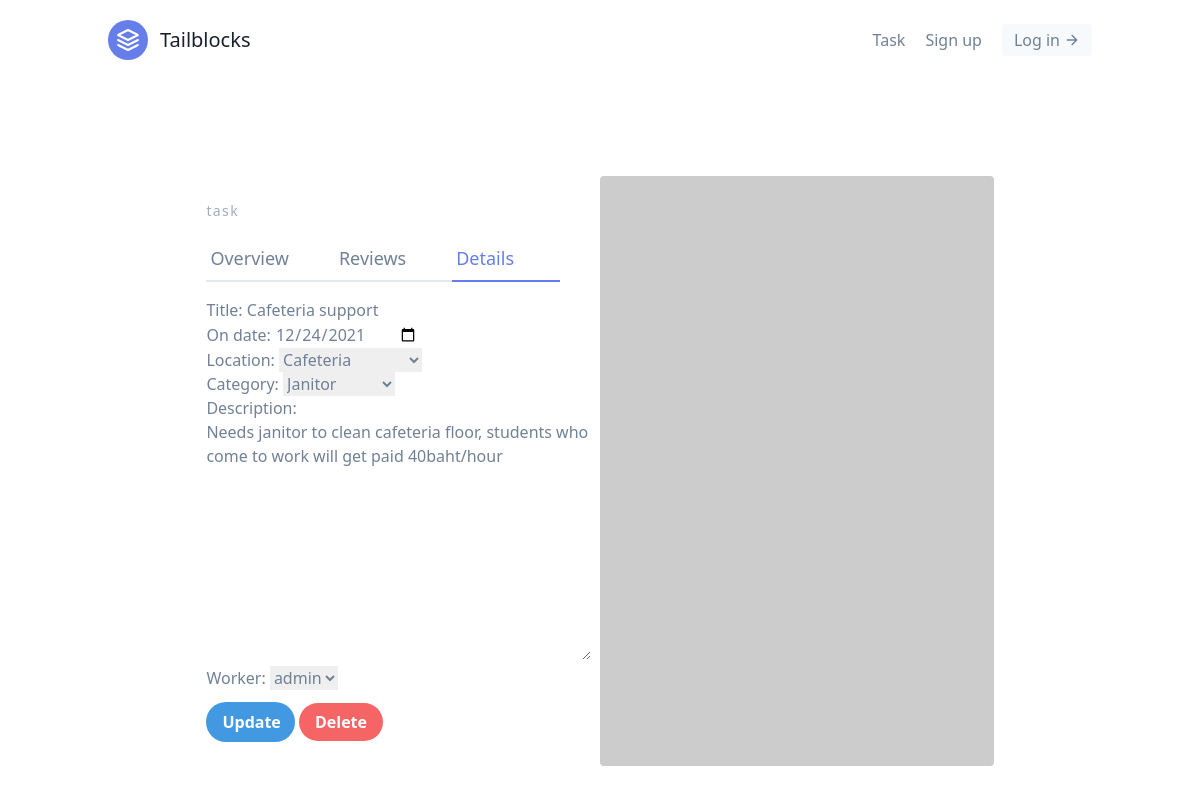
Screenshot of /tasks/6/update with the database file from the repository.
### tasks/models.py (models this page shows, shortened)
class Task(models.Model):
    LOCATION_CHOICES = (
        ('Elizah Hall', 'Elizah Hall'),
        ('Solomon Hall', 'Solomon Hall'),
        ('Eve Hall', 'Eve Hall'),
        ('Sarah Hall', 'Sarah Hall'),
        ('Esther Hall', 'Esther Hall'),
        ('Ruth Hall', 'Ruth Hall'),
        ('Guest House', 'Guest House'),
        ('Library', 'Library'),
        ('Cafeteria', 'Cafeteria'),
        ('IT Building', 'IT Building'),
        ('Admin Building', 'Admin Building'),
        ('Science Building', 'Science Building'),
        ('Hope Channel', 'Hope Channel'),
        ('Church', 'Church')
        )
    CATEGORY_CHOICES = (
        ('Assistant', 'Assistant'),
        ('Monitor', 'Monitor'),
        ('Janitor', 'Janitor'),
        ('Supervisor', 'Supervisor'),
        ('Video Editor', 'Video Editor'),
        ('Chaplain', 'Chaplain')
    )
    date_added = models.DateTimeField(auto_now_add=True)
    title = models.CharField(max_length=100)
    on_date = models.DateField(null=True)
    location = models.CharField(choices=LOCATION_CHOICES, max_length=100)
    category = models.CharField(choices=CATEGORY_CHOICES, max_length=50)
    description = models.TextField(null=True, blank=True)
    worker = models.ForeignKey('Worker', on_delete=CASCADE)

### tasks/views.py (the view, shortened to what this page needs)
# urls.py: path('<int:pk>/update', TaskUpdateView.as_view(), name='task-update'),
class TaskUpdateView(UpdateView):
    template_name = 'tasks/task_update.html'
    queryset = Task.objects.all()
    form_class = TaskModelForm
    context_object_name = 'task'

### tasks/forms.py
class TaskModelForm(forms.ModelForm):
    class Meta:
        model = Task
        fields = fields = '__all__'
        widgets = {
            'on_date': DateInput()
        }

### tasks/models.py (called while the page is built)
    def __str__(self):
        return self.user.username

### tasks/templates/tasks/task_update.html (shortened to what this page needs)
{% extends 'base.html' %} {% block content %}
<section class="text-gray-600 body-font overflow-hidden">
  <div class="container px-5 py-24 mx-auto">
    <div class="lg:w-4/5 mx-auto flex flex-wrap">
      <div class="lg:w-1/2 w-full lg:pr-10 lg:py-6 mb-6 lg:mb-0">
        <h2 class="text-sm title-font text-gray-500 tracking-widest">task</h2>
        <div class="flex mb-4">
          <a href="{% url 'tasks:task-detail' task.pk %}" class="flex-grow border-b-2 border-gray-300 py-2 text-lg px-1">Overview</a>
          <a class="flex-grow border-b-2 border-gray-300 py-2 text-lg px-1">Reviews</a>
          <a href="{% url 'tasks:task-update' task.pk %}" class="flex-grow text-indigo-500 border-b-2 border-indigo-500 py-2 text-lg px-1">Details</a>
        </div>
        <form method="post">
          {% csrf_token %} {{ form.as_p }}
          <button type="submit" class="w-1/4 mt-3 bg-blue-500 hover:bg-blue-700 text-white font-bold py-2 px-4 rounded-full">Update</button>
          <a href="{% url 'tasks:task-delete' task.pk %}" class="w-1/2 mt-3 bg-red-500 hover:bg-red-700 text-white font-bold py-2 px-4 rounded-full">Delete</a>
        </form>
      </div>
      <img alt="ecommerce" class="lg:w-1/2 w-full lg:h-auto h-64 object-cover object-center rounded" src="https://dummyimage.com/400x400">
    </div>
  </div>
</section>
{% endblock content %}

### rows the page displays
Task: title "Cafeteria support", on_date "12/24/2021", location "Cafeteria", category "Janitor", description "Needs janitor to clean cafeteria floor, students who come to work will get paid 40baht/hour", worker "admin"
